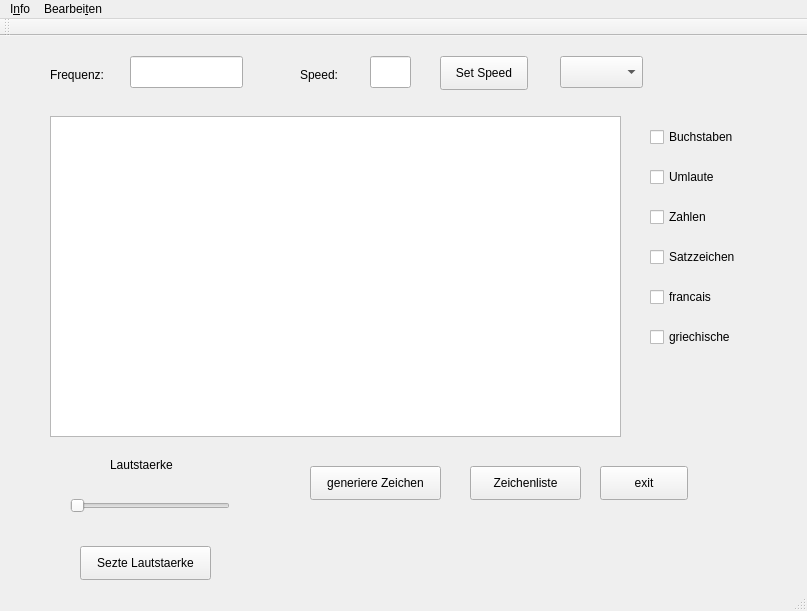
<?xml version="1.0" encoding="UTF-8"?>
<ui version="4.0">
 <class>MainWindow</class>
 <widget class="QMainWindow" name="MainWindow">
  <property name="geometry">
   <rect>
    <x>0</x>
    <y>0</y>
    <width>807</width>
    <height>611</height>
   </rect>
  </property>
  <property name="windowTitle">
   <string>MainWindow</string>
  </property>
  <widget class="QWidget" name="centralWidget">
   <widget class="QPushButton" name="finito">
    <property name="geometry">
     <rect>
      <x>600</x>
      <y>430</y>
      <width>88</width>
      <height>34</height>
     </rect>
    </property>
    <property name="text">
     <string>exit</string>
    </property>
   </widget>
   <widget class="QPushButton" name="genletter">
    <property name="geometry">
     <rect>
      <x>310</x>
      <y>430</y>
      <width>131</width>
      <height>34</height>
     </rect>
    </property>
    <property name="text">
     <string>generiere Zeichen</string>
    </property>
   </widget>
   <widget class="QLineEdit" name="le_Frequenz">
    <property name="geometry">
     <rect>
      <x>130</x>
      <y>20</y>
      <width>113</width>
      <height>32</height>
     </rect>
    </property>
   </widget>
   <widget class="QLabel" name="label">
    <property name="geometry">
     <rect>
      <x>50</x>
      <y>30</y>
      <width>71</width>
      <height>18</height>
     </rect>
    </property>
    <property name="text">
     <string>Frequenz:</string>
    </property>
   </widget>
   <widget class="QTextEdit" name="textEdit">
    <property name="geometry">
     <rect>
      <x>50</x>
      <y>80</y>
      <width>571</width>
      <height>321</height>
     </rect>
    </property>
   </widget>
   <widget class="QPushButton" name="pbZeichenliste">
    <property name="geometry">
     <rect>
      <x>470</x>
      <y>430</y>
      <width>111</width>
      <height>34</height>
     </rect>
    </property>
    <property name="text">
     <string>Zeichenliste</string>
    </property>
   </widget>
   <widget class="QLineEdit" name="le_mspeed">
    <property name="geometry">
     <rect>
      <x>370</x>
      <y>20</y>
      <width>41</width>
      <height>32</height>
     </rect>
    </property>
   </widget>
   <widget class="QLabel" name="label_2">
    <property name="geometry">
     <rect>
      <x>300</x>
      <y>30</y>
      <width>51</width>
      <height>18</height>
     </rect>
    </property>
    <property name="text">
     <string>Speed:</string>
    </property>
   </widget>
   <widget class="QPushButton" name="pb_setspeed">
    <property name="geometry">
     <rect>
      <x>440</x>
      <y>20</y>
      <width>88</width>
      <height>34</height>
     </rect>
    </property>
    <property name="text">
     <string>Set Speed</string>
    </property>
   </widget>
   <widget class="QComboBox" name="comboBox">
    <property name="geometry">
     <rect>
      <x>560</x>
      <y>20</y>
      <width>83</width>
      <height>32</height>
     </rect>
    </property>
   </widget>
   <widget class="QCheckBox" name="cbx_zahlen">
    <property name="geometry">
     <rect>
      <x>650</x>
      <y>170</y>
      <width>71</width>
      <height>22</height>
     </rect>
    </property>
    <property name="text">
     <string>Zahlen</string>
    </property>
   </widget>
   <widget class="QCheckBox" name="cbx_szeichen">
    <property name="geometry">
     <rect>
      <x>650</x>
      <y>210</y>
      <width>101</width>
      <height>22</height>
     </rect>
    </property>
    <property name="text">
     <string>Satzzeichen</string>
    </property>
   </widget>
   <widget class="QCheckBox" name="cbx_letter">
    <property name="geometry">
     <rect>
      <x>650</x>
      <y>90</y>
      <width>101</width>
      <height>22</height>
     </rect>
    </property>
    <property name="text">
     <string>Buchstaben</string>
    </property>
   </widget>
   <widget class="QCheckBox" name="cbx_umlaute">
    <property name="geometry">
     <rect>
      <x>650</x>
      <y>130</y>
      <width>88</width>
      <height>22</height>
     </rect>
    </property>
    <property name="text">
     <string>Umlaute</string>
    </property>
   </widget>
   <widget class="QCheckBox" name="cbx_francais">
    <property name="geometry">
     <rect>
      <x>650</x>
      <y>250</y>
      <width>88</width>
      <height>22</height>
     </rect>
    </property>
    <property name="text">
     <string>francais</string>
    </property>
   </widget>
   <widget class="QCheckBox" name="cbx_griechische">
    <property name="geometry">
     <rect>
      <x>650</x>
      <y>290</y>
      <width>101</width>
      <height>22</height>
     </rect>
    </property>
    <property name="text">
     <string>griechische</string>
    </property>
   </widget>
   <widget class="QSlider" name="SliderVolume">
    <property name="geometry">
     <rect>
      <x>70</x>
      <y>460</y>
      <width>160</width>
      <height>20</height>
     </rect>
    </property>
    <property name="orientation">
     <enum>Qt::Horizontal</enum>
    </property>
   </widget>
   <widget class="QPushButton" name="Ltest">
    <property name="geometry">
     <rect>
      <x>80</x>
      <y>510</y>
      <width>131</width>
      <height>34</height>
     </rect>
    </property>
    <property name="text">
     <string>Sezte Lautstaerke</string>
    </property>
   </widget>
   <widget class="QLabel" name="label_3">
    <property name="geometry">
     <rect>
      <x>110</x>
      <y>420</y>
      <width>81</width>
      <height>18</height>
     </rect>
    </property>
    <property name="text">
     <string>Lautstaerke</string>
    </property>
   </widget>
  </widget>
  <widget class="QMenuBar" name="menuBar">
   <property name="geometry">
    <rect>
     <x>0</x>
     <y>0</y>
     <width>807</width>
     <height>30</height>
    </rect>
   </property>
   <widget class="QMenu" name="menuInfo">
    <property name="title">
     <string>I&amp;nfo</string>
    </property>
    <addaction name="actionAutor"/>
   </widget>
   <widget class="QMenu" name="menuBearbeiten">
    <property name="title">
     <string>Bearbei&amp;ten</string>
    </property>
    <addaction name="separator"/>
    <addaction name="actionCLS_Textfeld"/>
    <addaction name="actionZeige_alle_Zeichen"/>
   </widget>
   <addaction name="menuInfo"/>
   <addaction name="menuBearbeiten"/>
  </widget>
  <widget class="QToolBar" name="mainToolBar">
   <attribute name="toolBarArea">
    <enum>TopToolBarArea</enum>
   </attribute>
   <attribute name="toolBarBreak">
    <bool>false</bool>
   </attribute>
  </widget>
  <widget class="QStatusBar" name="statusBar"/>
  <action name="actionAutor">
   <property name="text">
    <string>&amp;Autor</string>
   </property>
  </action>
  <action name="actionCLS_Textfeld">
   <property name="text">
    <string>&amp;CLS Textfeld</string>
   </property>
  </action>
  <action name="actionZeige_alle_Zeichen">
   <property name="text">
    <string>Zeige_alle_Zeichen</string>
   </property>
  </action>
 </widget>
 <layoutdefault spacing="6" margin="11"/>
 <resources/>
 <connections/>
</ui>
